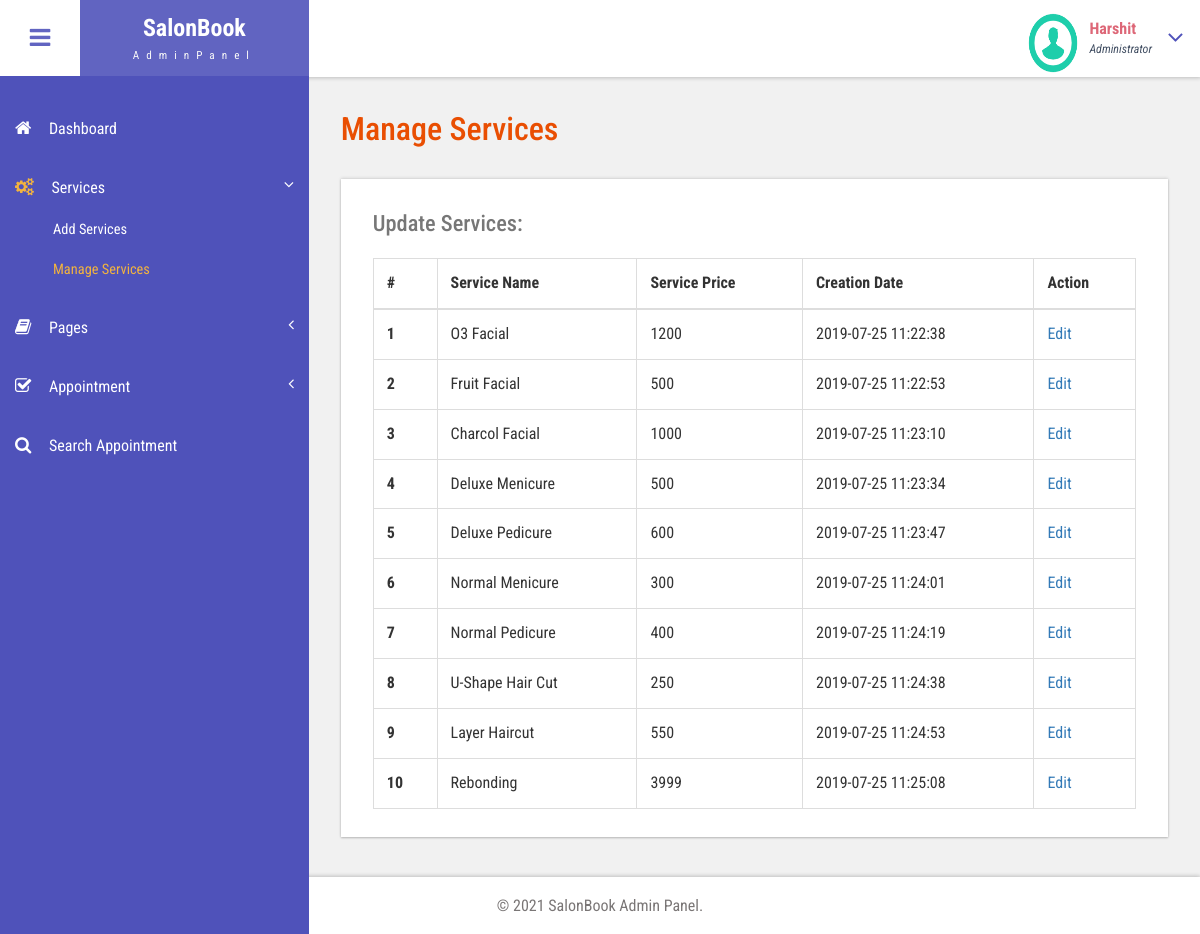
Screenshot of /admin/manage-services.php (signed in) with the database file from the repository.
### tables this page shows
CREATE TABLE `tblservices` (
  `ID` int(10) NOT NULL,
  `ServiceName` varchar(200) DEFAULT NULL,
  `Cost` int(10) DEFAULT NULL,
  `CreationDate` timestamp NULL DEFAULT CURRENT_TIMESTAMP
);

### admin/manage-services.php (the view, shortened to what this page needs)
<?php
include('includes/dbconnection.php');
if (strlen($_SESSION['bpmsaid'] == 0)) {
	header('location:logout.php');
} else {
?>
	<!DOCTYPE HTML>
	<html>
	<head>
		<link href="css/bootstrap.css" rel='stylesheet' type='text/css' />
		<link href="css/style.css" rel='stylesheet' type='text/css' />
		<link href="css/font-awesome.css" rel="stylesheet">
		<link href="css/animate.css" rel="stylesheet" type="text/css" media="all">
		<link href="css/custom.css" rel="stylesheet">
	</head>
	<body class="cbp-spmenu-push">
		<div class="main-content">
			<?php include_once('includes/sidebar.php'); ?>
			<?php include_once('includes/header.php'); ?>
			<div id="page-wrapper">
				<div class="main-page">
					<div class="tables">
						<h3 class="title1">Manage Services</h3>
						<div class="table-responsive bs-example widget-shadow">
							<h4>Update Services:</h4>
							<table class="table table-bordered">
								<thead>
									<tr>
										<th>#</th>
										<th>Service Name</th>
										<th>Service Price</th>
										<th>Creation Date</th>
										<th>Action</th>
									</tr>
								</thead>
								<tbody>
									<?php
									$ret = mysqli_query($con, "select *from  tblservices");
									$cnt = 1;
									while ($row = mysqli_fetch_array($ret)) {
									?>
										<tr>
											<th scope="row"><?php echo $cnt; ?></th>
											<td><?php echo $row['ServiceName']; ?></td>
											<td><?php echo $row['Cost']; ?></td>
											<td><?php echo $row['CreationDate']; ?></td>
											<td><a href="edit-services.php?editid=<?php echo $row['ID']; ?>">Edit</a></td>
										</tr> <?php
												$cnt = $cnt + 1;
											} ?>
								</tbody>
							</table>
						</div>
					</div>
				</div>
			</div>
			<?php include_once('includes/footer.php'); ?>
		</div>
	</body>
	</html>
<?php }  ?>

### admin/includes/header.php (shortened to what this page needs)
<div class="sticky-header header-section ">
  <div class="header-left">
    <button id="showLeftPush"><i class="fa fa-bars"></i></button>
    <div class="logo">
      <a href="index.php">
        <h1>SalonBook</h1>
        <span>AdminPanel</span>
      </a>
    </div>
  </div>
  <div class="header-right">
    <div class="profile_details">
      <?php
      $adid = $_SESSION['bpmsaid'];
      $ret = mysqli_query($con, "select AdminName from tbladmin where ID='$adid'");
      $row = mysqli_fetch_array($ret);
      $name = $row['AdminName'];
      ?>
      <ul>
        <li class="dropdown profile_details_drop">
          <a href="#" class="dropdown-toggle" data-toggle="dropdown" aria-expanded="false">
            <div class="profile_img">
              <span class="prfil-img"><img src="images/download (1).png" alt="" width="50" height="60"> </span>
              <div class="user-name">
                <p><?php echo $name; ?></p>
                <span>Administrator</span>
              </div>
              <i class="fa fa-angle-down lnr"></i>
              <div class="clearfix"></div>
            </div>
          </a>
        </li>
      </ul>
    </div>
    <div class="clearfix"> </div>
  </div>
  <div class="clearfix"> </div>
</div>

### admin/css/style.css (style rules this page uses)
h4, h5, h6, h1, h2, h3 { margin: 0; }
ul, ol { margin: 0; }
p { margin: 0; }
html, body { font-family: 'Roboto Condensed', sans-serif; font-size: 100%; overflow-x: hidden; background: #fff; }
body a { transition: 0.5s all ease; -webkit-transition: 0.5s all ease; -moz-transition: 0.5s all ease; -o-transition: 0.5s all ease; -ms-transition: 0.5s all ease; text-decoration:none; }
h1,h2,h3,h4,h5,h6 { margin:0; }
p { margin:0; }
ul,label { margin:0; padding:0; }
.main-content { position: relative; }
.sticky-header { position: fixed; top: 0; left:0px; width: 100%; z-index: 100; }
.header-section { background:#FFF; box-shadow: 1px 1px 4px rgba(0, 0, 0, 0.21); -webkit-box-shadow: 1px 1px 4px rgba(0, 0, 0, 0.21); -moz-box-shadow: 1px 1px 4px rgba(0, 0, 0, 0.21); -o-box-shadow: 1px 1px 4px rgba(0, 0, 0, 0.21); }
.header-section::after { clear: both; display: block; content: ''; }
.header-left { float: left; width: 45%; }
.header-right { float: right; }
button#showLeftPush { font-size: 1.5em; width: 80px; padding: 0.87em 0; text-align: center; cursor: pointer; float: left; color: #6F6F6F; -moz-transition: all 0.2s ease-out 0s; -webkit-transition: all 0.2s ease-out 0s; transition: all 0.2s ease-out 0s; border: none; background-color: #fff; outline:none; }
.cbp-spmenu-push { overflow-x: hidden; position: relative; }
.cbp-spmenu, .cbp-spmenu-push { -webkit-transition: all 0.3s ease; -moz-transition: all 0.3s ease; transition: all 0.3s ease; }
.cbp-spmenu-push div#page-wrapper { margin: 0 0 0 19.3em; transition:.5s all; -webkit-transition:.5s all; -moz-transition:.5s all; }
.fa { display: inline-block; font-family: FontAwesome; font-style: normal; font-weight: normal; line-height: 1; -webkit-font-smoothing: antialiased; -moz-osx-font-smoothing: grayscale; }
.logo { background: #6164C1; text-align: center; float: left; }
.logo a { padding: 0.9em 3.3em .7em; display: block; text-decoration: none; }
.logo a h1 { color: #fff; font-size: 1.5em; line-height: 1.2em; font-weight: 700; }
.logo a span { color: #F8F8F8; font-size: .7em; text-align: center; letter-spacing: 7px; }
.profile_details { float: right; }
.profile_details_drop a.dropdown-toggle { display:block; padding: 0.8em 3em 0 2em; }
.profile_img span.prfil-img { float:left; }
.user-name { float:left; margin-top:8px; margin-left:11px; height:35px; }
.profile_details ul li { list-style-type:none; position:relative; }
.profile_details li a i.fa.lnr { position: absolute; top: 34%; right: 8%; color: #4F52BA; font-size: 1.6em; }
.user-name p { font-size:1em; color:#DD6777; line-height:1em; font-weight:700; }
.user-name span { font-size: .75em; font-style: italic; color: #424f63; font-weight: normal; margin-top: .3em; }
.widget-shadow { background-color: #fff; box-shadow: 0 -1px 3px rgba(0,0,0,.12),0 1px 2px rgba(0,0,0,.24); -webkit-box-shadow: 0 -1px 3px rgba(0,0,0,.12),0 1px 2px rgba(0,0,0,.24); -moz-box-shadow: 0 -1px 3px rgba(0,0,0,.12),0 1px 2px rgba(0,0,0,.24); }
h3.title1 { font-size: 2em; color: #e94e02; margin-bottom: 0.8em; }
.table > thead > tr > th, .table > tbody > tr > th, .table > tfoot > tr > th, .table > thead > tr > td, .table > tbody > tr > td, .table > tfoot > tr > td { border-top: none; }
.tables h4 { font-size: 1.4em; margin-bottom: 1em; color: #777777; }
.tables .panel-body ,.tables .bs-example { padding: 2em 2em 0.5em; }
.tables .table > thead > tr > th, .tables .table > tbody > tr > th, .tables .table > tfoot > tr > th, .tables .table > thead > tr > td, .tables .table > tbody > tr > td, .tables .table > tfoot > tr > td { padding: 13px; border-top: 1px solid #E0E0E0; }
.bs-example { margin-top: 2em; }

### admin/css/custom.css (style rules this page uses)
#page-wrapper { padding:7em 2em 2.5em; background-color: #F1F1F1; }

### rows the page displays
tblservices: ServiceName "O3 Facial", Cost "1200", CreationDate "2019-07-25 11:22:38"
tblservices: ServiceName "Fruit Facial", Cost "500", CreationDate "2019-07-25 11:22:53"
tblservices: ServiceName "Charcol Facial", Cost "1000", CreationDate "2019-07-25 11:23:10"
tblservices: ServiceName "Deluxe Menicure", Cost "500", CreationDate "2019-07-25 11:23:34"
tblservices: ServiceName "Deluxe Pedicure", Cost "600", CreationDate "2019-07-25 11:23:47"
tblservices: ServiceName "Normal Menicure", Cost "300", CreationDate "2019-07-25 11:24:01"
tblservices: ServiceName "Normal Pedicure", Cost "400", CreationDate "2019-07-25 11:24:19"
tblservices: ServiceName "U-Shape Hair Cut", Cost "250", CreationDate "2019-07-25 11:24:38"
tblservices: ServiceName "Layer Haircut", Cost "550", CreationDate "2019-07-25 11:24:53"
tblservices: ServiceName "Rebonding", Cost "3999", CreationDate "2019-07-25 11:25:08"

### other values shown
$name "Harshit"
